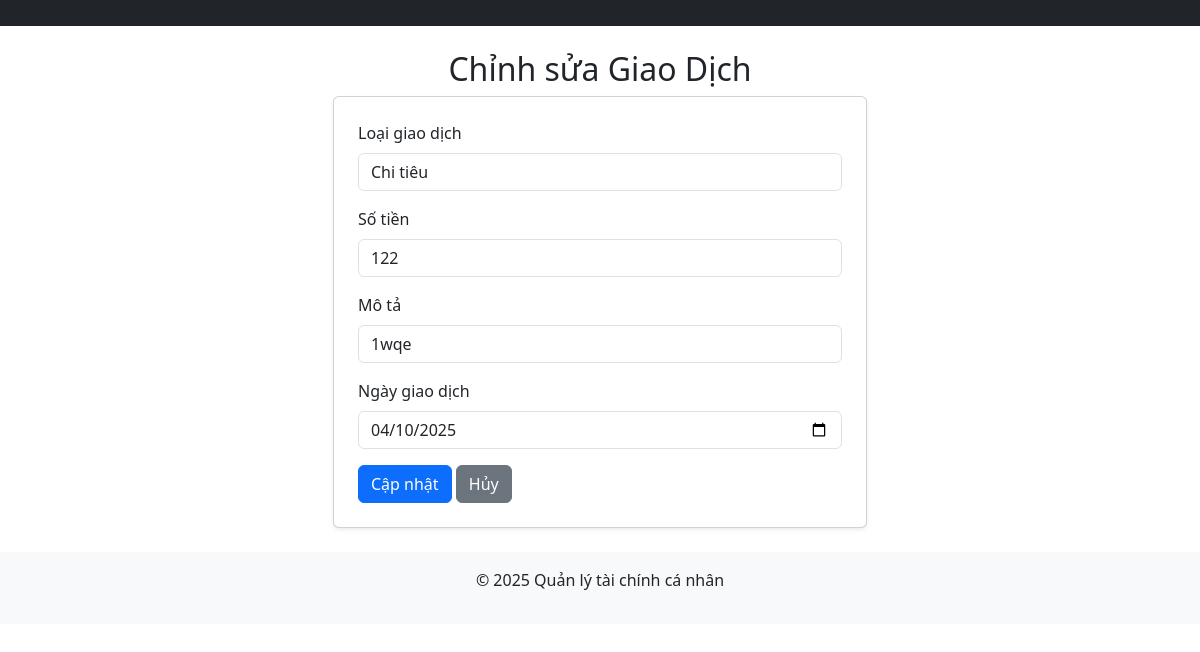
Page /transactions/71/edit/ (signed in) on the committed database.
### expenses/models.py (models this page shows, shortened)
class Transaction(models.Model):
    TRANSACTION_TYPES = (
        ('income', 'Thu nhập'),
        ('expense', 'Chi tiêu'),
    )
    user = models.ForeignKey(User, on_delete=models.CASCADE, null=True, blank=True)
    type = models.CharField(max_length=10, choices=TRANSACTION_TYPES, verbose_name="Loại giao dịch")
    amount = models.DecimalField(max_digits=20, decimal_places=0, verbose_name="Số tiền")
    description = models.TextField(blank=True, null=True, verbose_name="Mô tả")
    date = models.DateField(default=date.today, verbose_name="Ngày giao dịch")
    class Meta:
        ordering = ['-date']

### expenses/views.py (the view)
# urls.py: path('transactions/<int:pk>/edit/', views.transaction_update, name='transaction_update'),
@login_required
def transaction_update(request, pk):
    transaction = get_object_or_404(Transaction, pk=pk, user=request.user)
    if request.method == "POST":
        form = TransactionForm(request.POST, instance=transaction)
        if form.is_valid():
            form.save()
            messages.success(request, "✅ Giao dịch đã được cập nhật!")
            return redirect("transaction_list")
    else:
        form = TransactionForm(instance=transaction)
    return render(request, "expenses/transaction_form.html", {"form": form})

### expenses/forms.py
class TransactionForm(forms.ModelForm):
    class Meta:
        model = Transaction
        fields = ['type', 'amount', 'description', 'date']
        labels = {
            'type': 'Loại giao dịch',
            'amount': 'Số tiền',
            'description': 'Mô tả',
            'date': 'Ngày giao dịch',
        }
        widgets = {
            'type': forms.Select(attrs={'class': 'form-control'}),
            'amount': forms.NumberInput(attrs={'class': 'form-control', 'placeholder': 'Nhập số tiền'}),
            'description': forms.TextInput(attrs={'class': 'form-control', 'placeholder': 'Nhập mô tả'}),
            'date': forms.DateInput(attrs={'type': 'date', 'class': 'form-control'}),
        }

### expenses/templates/expenses/transaction_form.html (shortened to what this page needs)
{% extends "expenses/base.html" %}
{% block content %}
<div class="container mt-4">
    <h2 class="text-center">
        {% if form.instance.pk %}Chỉnh sửa Giao Dịch{% else %}Thêm Giao Dịch{% endif %}
    </h2>
    <div class="row justify-content-center">
        <div class="col-md-6">
            <div class="card p-4 shadow-sm">
                <form method="post">
                    {% for field in form %}
                    <div class="mb-3">
                        <label for="{{ field.id_for_label }}" class="form-label">{{ field.label }}</label>
                        {{ field }}
                    </div>
                    {% endfor %}
                    <button type="submit" class="btn btn-primary">
                        {% if form.instance.pk %}Cập nhật{% else %}Lưu{% endif %}
                    </button>
                    <a href="{% url 'transaction_list' %}" class="btn btn-secondary">Hủy</a>
                </form>
            </div>
        </div>
    </div>
</div>
{% endblock %}

### rows in the picture
Transaction: form "Chi tiêu" "122" "1wqe" "04/10/2025"

### other values in the picture
{{ field.label }} "Loại giao dịch" "Số tiền" "Mô tả" "Ngày giao dịch"
